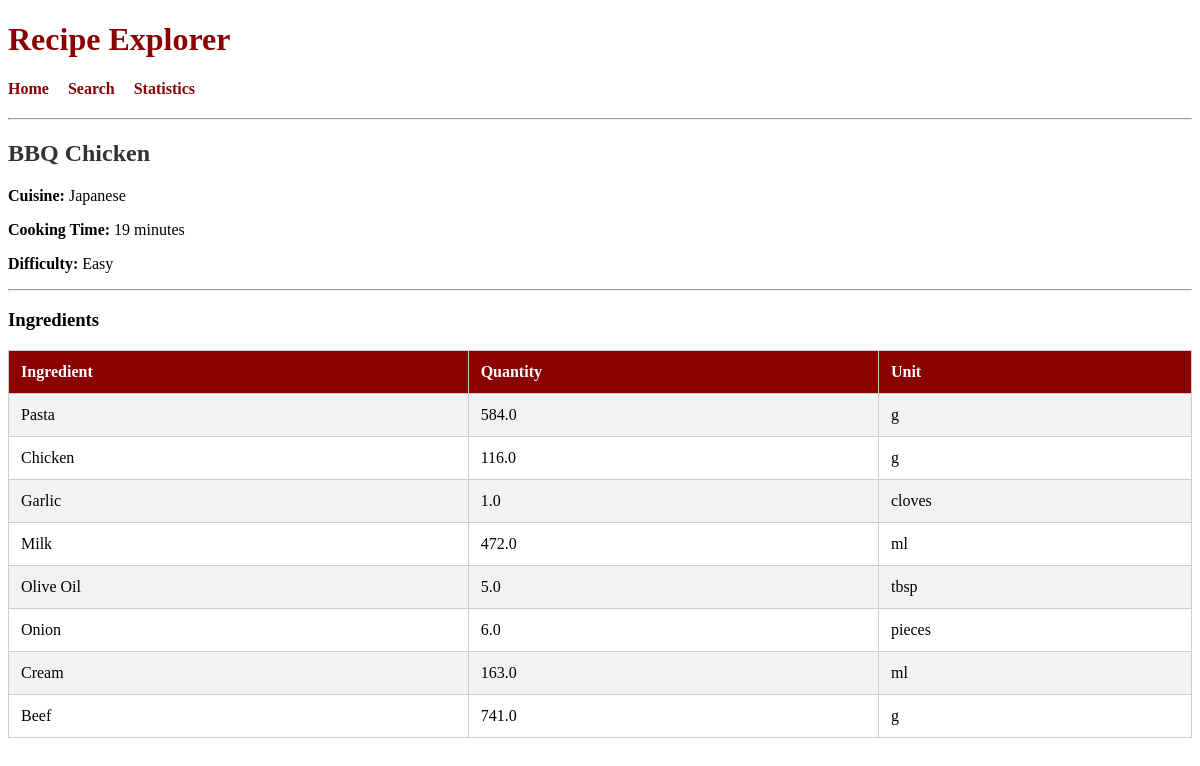
/recipe/41, run on the app's committed database.
### tables this page shows
CREATE TABLE recipes (
    recipe_id INTEGER PRIMARY KEY,
    name TEXT,
    cuisine TEXT,
    cooking_time INTEGER,
    difficulty TEXT
);

CREATE TABLE ingredients (
    ingredient_id INTEGER PRIMARY KEY,
    recipe_id INTEGER,
    ingredient_name TEXT,
    quantity REAL,
    unit TEXT,
    FOREIGN KEY(recipe_id) REFERENCES recipes(recipe_id)
);

### app.py (the view)
@app.route("/recipe/<int:id>")
def recipe_detail(id):
    conn = get_db()
    cur = conn.cursor()
    cur.execute("""
        SELECT *
        FROM recipes
        WHERE recipe_id = ?
    """, (id,))
    recipe = cur.fetchone()
    cur.execute("""
        SELECT ingredient_name, quantity, unit
        FROM ingredients
        WHERE recipe_id = ?
    """, (id,))
    ingredients = cur.fetchall()
    conn.close()
    return render_template(
        "detail.html",
        recipe=recipe,
        ingredients=ingredients
    )

### app.py (called while the page is built)
def get_db():
    return sqlite3.connect("database.db")

### templates/detail.html
{% extends "base.html" %}
{% block content %}
<h2>{{ recipe[1] }}</h2>
<p><b>Cuisine:</b> {{ recipe[2] }}</p>
<p><b>Cooking Time:</b> {{ recipe[3] }} minutes</p>
<p><b>Difficulty:</b> {{ recipe[4] }}</p>
<hr>
<h3>Ingredients</h3>
<table border="1">
<tr>
    <th>Ingredient</th>
    <th>Quantity</th>
    <th>Unit</th>
</tr>
{% for ingredient in ingredients %}
<tr>
    <td>{{ ingredient[0] }}</td>
    <td>{{ ingredient[1] }}</td>
    <td>{{ ingredient[2] }}</td>
</tr>
{% endfor %}
</table>
{% endblock %}

### data on the page
recipes: name "BBQ Chicken", cuisine "Japanese", cooking_time "19", difficulty "Easy"
ingredients: ingredient_name "Pasta", quantity "584.0", unit "g"
ingredients: ingredient_name "Chicken", quantity "116.0", unit "g"
ingredients: ingredient_name "Garlic", quantity "1.0", unit "cloves"
ingredients: ingredient_name "Milk", quantity "472.0", unit "ml"
ingredients: ingredient_name "Olive Oil", quantity "5.0", unit "tbsp"
ingredients: ingredient_name "Onion", quantity "6.0", unit "pieces"
ingredients: ingredient_name "Cream", quantity "163.0", unit "ml"
ingredients: ingredient_name "Beef", quantity "741.0", unit "g"
